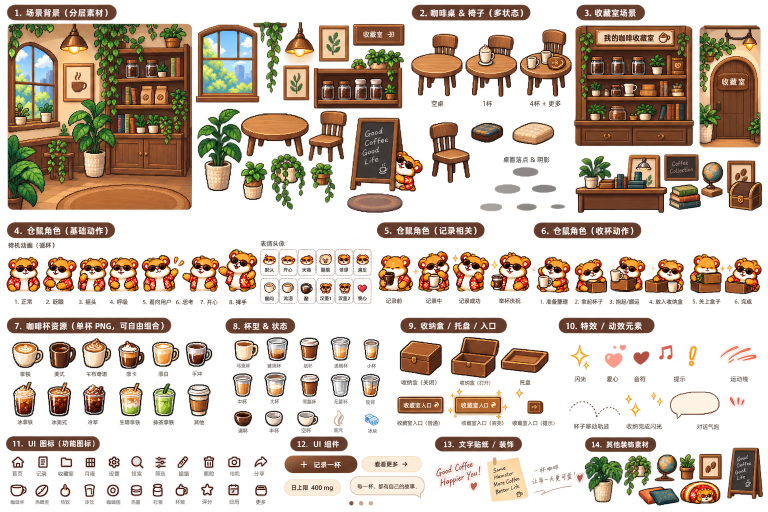
#> input picture art/ref/4.png, 1536 x 1024 px, given in place of 4.jpg, which was not available (shown at 1/2 size)
$ python pack_p1_assets.py
#> lines starting #> are read from the running program, lines starting #| are printed output that depends on the picture; pictures that were not available may be replaced by others from this repository, and a replacement may not be noted
"""Pack remaining P1 sprites into production-v2 without rewriting approved v2 art."""
from pathlib import Path
from PIL import Image, ImageDraw
import json, hashlib, numpy as np
from collections import deque

ROOT=Path(__file__).resolve().parents[1]
OUT=ROOT/'art'/'production-v2'
RAW=Path(r'C:\Users\HP\.grok\sessions\D%3A%5Cgrok_build%5Chammond\01a0af9f-1576-7fb3-80a1-7de6f3b96803\images')
RES=Image.Resampling.NEAREST

def key_edges(im, thresh=14, light=False):
#> called with thresh = 16, light = False
    a=np.array(im.convert('RGBA'))
#> a is the input picture: shape (1024, 1536, 4); mean R, G, B, A 136.1, 103.3, 75.5, 113
    h,w=a.shape[:2]
#> h = 1024; w = 1536
    vis=np.zeros((h,w), dtype=bool)
    q=deque()
    def seed(y,x):
        pix=a[y,x,:3]
        if light:
            return int(pix.min())>=thresh
        return int(pix.max())<=thresh
    for x in range(w):
        q.append((0,x)); q.append((h-1,x))
    for y in range(h):
        q.append((y,0)); q.append((y,w-1))
    while q:
        y,x=q.popleft()
        if x<0 or y<0 or x>=w or y>=h or vis[y,x] or not seed(y,x):
            continue
        vis[y,x]=True
        a[y,x,3]=0
        q.extend(((y-1,x),(y+1,x),(y,x-1),(y,x+1)))
#> this loop made 5120 passes
#> (y, x, pix in seed) on passes 2 to 4: (1023, 0, [124, 109, 105]), (0, 1, [101, 69, 49]), (1023, 1, [124, 110, 105])
#> vis: shape (1024, 1536) bool; every value is 0
    return Image.fromarray(a)

def normalized(im, size=(512,512), height=380, baseline=472):
#> called with size = (512, 512), height = 360, baseline = 448
    im=im.convert('RGBA')
    box=im.getchannel('A').point(lambda a:255 if a>32 else 0).getbbox()
#> box = (12, 9, 1526, 1012)
    if not box:
        raise ValueError('empty')
    im=im.crop(box)
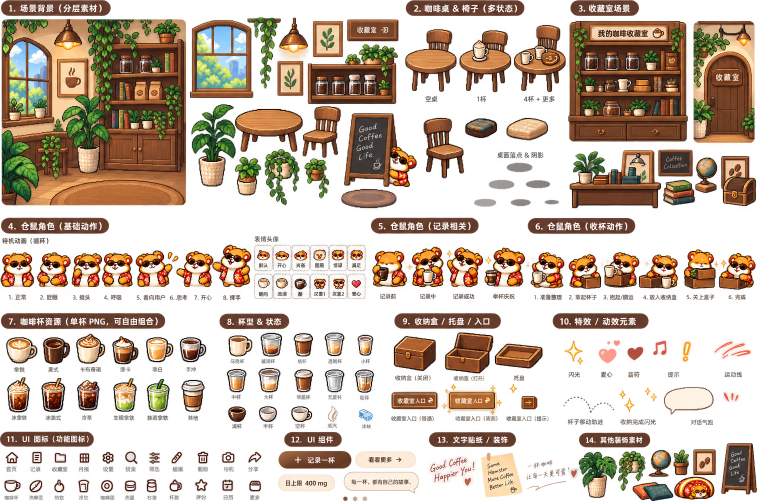
#> im: PIL image 1514x1003 RGBA (shown at 1/2 size); mean R, G, B, A 136, 103.2, 75.3, 117.1; transparent parts drawn white
    scale=min(height/im.height, (size[0]-24)/im.width)
#> scale = 0.322
    im=im.resize((max(1, round(im.width*scale)), max(1, round(im.height*scale))), RES)
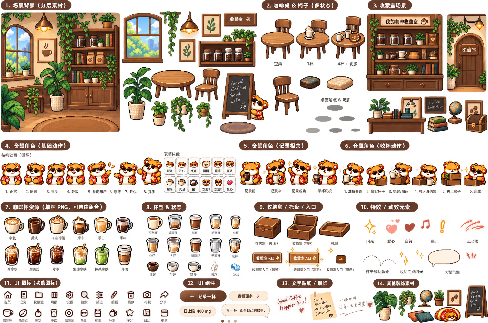
#> im: PIL image 488x323 RGBA; mean R, G, B, A 136.1, 103.2, 75.3, 117.2; transparent parts drawn white
    canvas=Image.new('RGBA', size)
#> canvas: PIL image 512x512 RGBA; every value is 0
    canvas.alpha_composite(im, ((size[0]-im.width)//2, baseline-im.height))
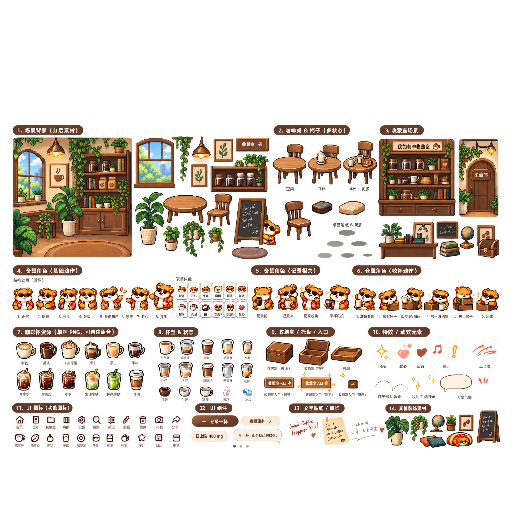
#> canvas: PIL image 512x512 RGBA; mean R, G, B, A 54, 41.1, 29.6, 70.4; transparent parts drawn white
    return canvas

# [9 lines left out: function foot_center, not called in this run]

def save(assets, id, im, group, pivot, z, **extra):
    path=OUT/group/f'{id}.png'
    path.parent.mkdir(parents=True, exist_ok=True)
    im.convert('RGBA').save(path)
    assets[id]={'file':path.relative_to(OUT).as_posix(),'canvas':list(im.size),'pivotX':pivot[0],'pivotY':pivot[1],'zIndex':z,'sha256':hashlib.sha256(path.read_bytes()).hexdigest(),**extra}
    return im

Z_GLYPH=["11111","00010","00100","01000","11111"]
# [71 lines left out: functions stamp_glyph, make_zzz, make_question, fx_sequence, not called in this run]

def build():
    assets={}
    src_dir=OUT/'source'
    src_dir.mkdir(exist_ok=True)

    def take(jpg, png, light=False, thresh=16):
        dest=src_dir/png
        if dest.exists() and not (RAW/jpg).exists():
            return Image.open(dest).convert('RGBA')
#> (the run stopped early here; a loop or call above may not have finished)
